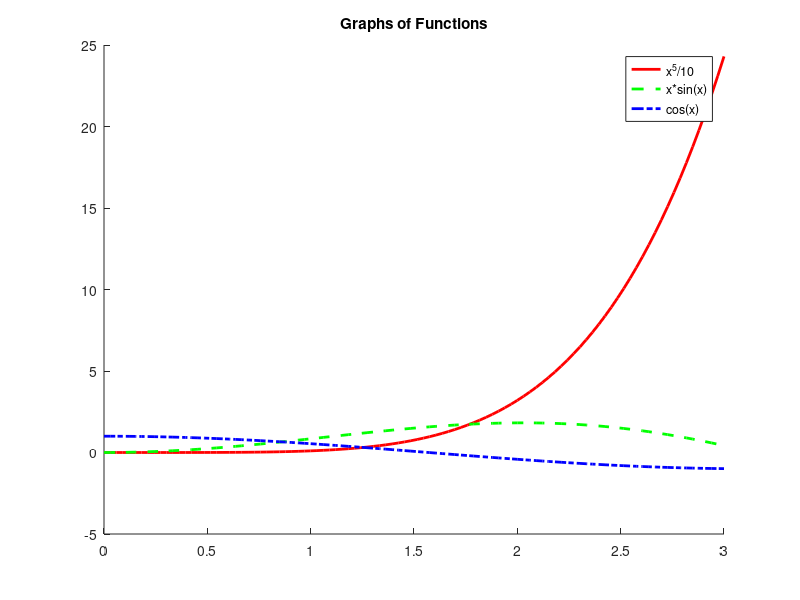
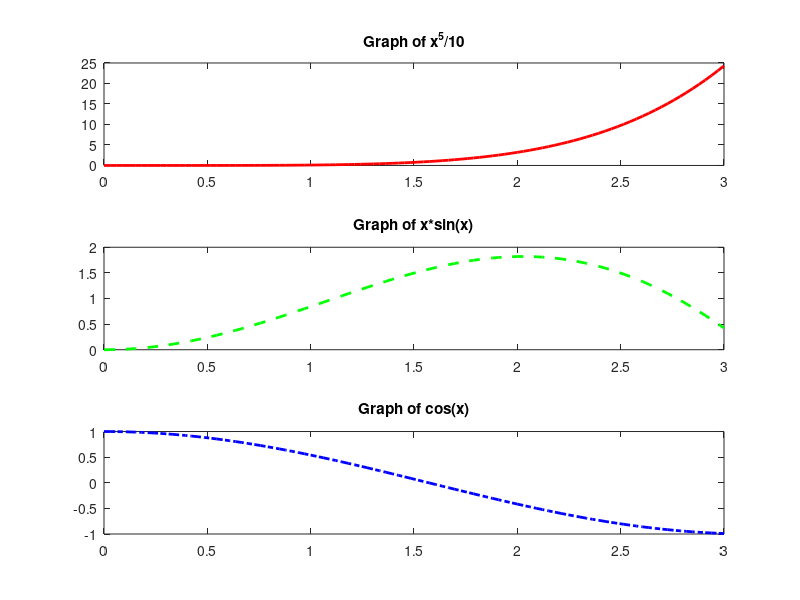

The MATLAB source for these figures, in order: (Note: this script raises an error after producing the figures.)
%nu uita sa scrii pkg load statistics
%help [comanda]
%clc ii clear si clear sterge numa variabile

                          %lab1 ex1
A=[1 0 -2; 2 1 3; 0 1 0]; % ; separa liniile
                         % also ; la final de linie supress output
B=[2 1 1; 1 0 -1; 1 1 0];
printf('C=A-B \n');
C=A-B;
printf('D=A*B \n');
D=A*B;    %matrix multiplication
printf('E=[eij], where eij = aij · bij \n')
E=A.*B;   %element wise multiplication,
           %works onlyy if the 2 matrices have the same dimensions

A(1:2, 2:3); %1:2 -> rows  2:3-> comlumns
             %deci o sa fie [0 -2; 1 3]
A(1,1); %scoate elementul de pe poz 1,1
x=1:2:10;  %ii gen ca un fel de mini for de la 1 la 10 cu step 2,
          % x=1 3 5 7 9
x+2;    % aduna 2 la fiecare elem al vectorului => 3 5 7 9 11
3*x;     %inmultuste fiecare elem cu 3
x.^2;   %. pointwise operation



                                %lab1 ex2
%For x ∈ [0, 3], graph on the same set of axes the functions x^5/10, x sin x and cos x,
%in different colors and linestyles. Display a title and a legend on your graph.

x_values = linspace(0, 3, 100); % Define the range of x values
                                % y = linspace(start, stop, n)
                                % n=number of points you want to generate between start and stop
% Calculate the corresponding y values for each function
y1 = (x_values.^5) / 10;
y2 = x_values .* sin(x_values);
y3 = cos(x_values);
% Plot all functions on the same set of axes
figure;
hold on;

plot(x_values, y1, 'r-', 'LineWidth', 2, 'DisplayName', 'x^5/10'); % r- red solid line
plot(x_values, y2, 'g--', 'LineWidth', 2, 'DisplayName', 'x*sin(x)'); %g-- green dashed line
plot(x_values, y3, 'b-.', 'LineWidth', 2, 'DisplayName', 'cos(x)'); %b-. blue dash-dot line
              %'DisplayName' used when creating a legend for the plot.
title('Graphs of Functions');
legend('show');
hold off;

% Plot each function on a separate figure in the same window
figure;
subplot(3, 1, 1);   %subplot(m, n, p)
                    % m: Number of rows in the subplot grid.
                    % n: Number of columns in the subplot grid.
                    % p: Position of the subplot in the grid (starts from the top-left and goes column-wise).
plot(x_values, y1, 'r-', 'LineWidth', 2);
title('Graph of x^5/10');

subplot(3, 1, 2);
plot(x_values, y2, 'g--', 'LineWidth', 2);
title('Graph of x*sin(x)');
subplot(3, 1, 3);
plot(x_values, y3, 'b-.', 'LineWidth', 2);
title('Graph of cos(x)');

                        %alte matrici:
zeros(3, 4); % matrix of size n-by-m filled with zeros
ones(n, m);  % matrix of size n-by-m filled with ones.
eye(n);      %identity matrix of size n-by-n



